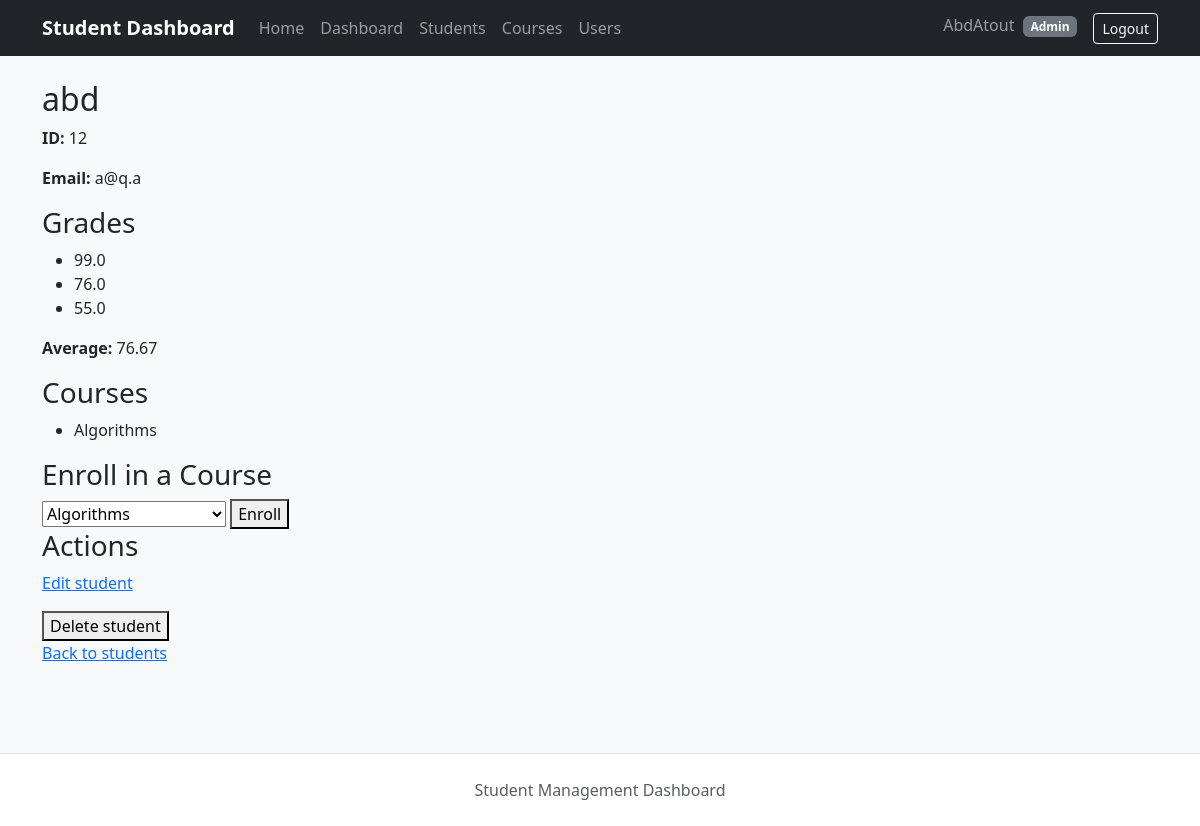
Screenshot of /students/12 (signed in) with the database file from the repository.
### app/models/user.py (models this page shows, shortened)
class User(UserMixin, db.Model):
    __tablename__ = "users"
    id = db.Column(
        db.Integer,
        primary_key=True,
    )
    username = db.Column(
        db.String(100),
        unique=True,
        nullable=False,
    )
    role = db.Column(
        db.String(20),
        nullable=False,
        default="student",
        server_default="student",
    )
    profile_picture = db.Column(
        db.String(255),
        nullable=True,
        default=None,
    )
    profile_picture = db.Column(
        db.String(255),
        nullable=True,
        default=None,
    )
    password_hash = db.Column(
        db.String(255),
        nullable=False,
    )

### app/models/student.py (models this page shows)
class Student(db.Model):
    __tablename__ = "students"
    student_id = db.Column(
        db.Integer,
        primary_key=True,
    )
    name = db.Column(
        db.String(100),
        nullable=False,
    )
    email = db.Column(
        db.String(255),
        unique=True,
        nullable=False,
    )
    grades = db.Column(
        db.String(255),
        nullable=False,
        default="",
    )
    courses = db.relationship(
        "Course",
        secondary=student_courses,
        back_populates="students",
        passive_deletes=True,
    )
    def get_grades(self):
        if not self.grades:
            return []
        return [
            float(grade.strip()) for grade in self.grades.split(",") if grade.strip()
        ]
    @property
    def average(self):
        grades = self.get_grades()
        if not grades:
            return 0.0
        return round(sum(grades) / len(grades), 2)

### app/models/course.py (models this page shows)
class Course(db.Model):
    __tablename__ = "courses"
    id = db.Column(
        db.Integer,
        primary_key=True,
    )
    name = db.Column(
        db.String(100),
        unique=True,
        nullable=False,
    )
    students = db.relationship(
        "Student",
        secondary=student_courses,
        back_populates="courses",
        passive_deletes=True,
    )

### app/routes/students.py (the view)
@students_bp.route("/students/<int:student_id>")
@login_required
def student_detail(student_id):
    student = db.session.get(Student, student_id)
    if student is None:
        abort(404)
    statement = db.select(Course).order_by(Course.name)
    courses = db.session.execute(statement).scalars().all()
    return render_template(
        "student_detail.html",
        student=student,
        courses=courses,
    )

### app/templates/student_detail.html (shortened to what this page needs)
{% extends "base.html" %}
{% block content %}
<h2>{{ student.name }}</h2>
<p><strong>ID:</strong> {{ student.student_id }}</p>
<p><strong>Email:</strong> {{ student.email }}</p>
<h3>Grades</h3>
{% if student.get_grades() %}
<ul>
    {% for grade in student.get_grades() %}
        <li>{{ grade }}</li>
    {% endfor %}
</ul>
<p><strong>Average:</strong> {{ student.average }}</p>
{% else %}
<p>No grades available.</p>
{% endif %}
<h3>Courses</h3>
{% if student.courses %}
<ul>
    {% for course in student.courses %}
        <li>{{ course.name }}</li>
    {% endfor %}
</ul>
{% else %}
<p>This student is not enrolled in any courses.</p>
{% endif %}
<h3>Enroll in a Course</h3>
{% if courses %}
<form
    method="POST"
    action="{{ url_for(
        'students.enroll_student',
        student_id=student.student_id
    ) }}"
>
    <select name="course_id" required>
        {% for course in courses %}
            <option value="{{ course.id }}">
                {{ course.name }}
            </option>
        {% endfor %}
    </select>
    <button type="submit">Enroll</button>
</form>
{% else %}
<p>Add a course before enrolling this student.</p>
{% endif %}
<h3>Actions</h3>
<p>
    <a href="{{ url_for(
        'students.edit_student',
        student_id=student.student_id
    ) }}">
        Edit student
    </a>
</p>
<form
    method="POST"
    action="{{ url_for(
        'students.delete_student',
        student_id=student.student_id
    ) }}"
>
    <button type="submit">Delete student</button>
</form>
<p>
    <a href="{{ url_for('students.student_list') }}">
        Back to students
    </a>
</p>
{% endblock %}

### app/templates/base.html (shortened to what this page needs)
<!DOCTYPE html>
<html lang="en">
<head>
    <link
        href="https://cdn.jsdelivr.net/npm/bootstrap@5.3.3/dist/css/bootstrap.min.css"
        rel="stylesheet"
    >
    <link
        rel="stylesheet"
        href="{{ url_for('static', filename='css/style.css') }}"
    >
</head>
<body class="bg-light">
    <nav class="navbar navbar-expand-lg navbar-dark bg-dark">
        <div class="container">
            <a
                class="navbar-brand fw-bold"
                href="{{ url_for('students.home') }}"
            >
                Student Dashboard
            </a>
            <div
                class="collapse navbar-collapse"
                id="mainNavbar"
            >
                <ul class="navbar-nav me-auto mb-2 mb-lg-0">
                    <li class="nav-item">
                        <a
                            class="nav-link"
                            href="{{ url_for('students.home') }}"
                        >
                            Home
                        </a>
                    </li>
                    {% if current_user.is_authenticated %}
                        <li class="nav-item">
                            <a
                                class="nav-link"
                                href="{{ url_for('auth.dashboard') }}"
                            >
                                Dashboard
                            </a>
                        </li>
                        <li class="nav-item">
                            <a
                                class="nav-link"
                                href="{{ url_for('students.student_list') }}"
                            >
                                Students
                            </a>
                        </li>
                        <li class="nav-item">
                            <a
                                class="nav-link"
                                href="{{ url_for('courses.course_list') }}"
                            >
                                Courses
                            </a>
                        </li>
                        {% if current_user.role == "admin" %}
                        <li class="nav-item">
                            <a
                                class="nav-link"
                                href="{{ url_for('users.user_list') }}"
                            >
                                Users
                            </a>
                        </li>
                        {% endif %}
                    {% endif %}
                </ul>
                <ul class="navbar-nav">
                    {% if current_user.is_authenticated %}
                        <li class="nav-item">
                            <span class="navbar-text me-3">
                                {{ current_user.username }}
                                <span class="badge bg-secondary ms-1">
                                    {{ current_user.role|capitalize }}
                                </span>
                            </span>
                        </li>
                        <li class="nav-item">
                            <a
                                class="btn btn-outline-light btn-sm"
                                href="{{ url_for('auth.logout') }}"
                            >
                                Logout
                            </a>
                        </li>
                    {% endif %}
                </ul>
            </div>
        </div>
    </nav>
    <div class="container py-4">
        <main>
            {% block content %}{% endblock %}
        </main>
    </div>
    <footer class="border-top py-4 mt-5 bg-white">
        <div class="container text-center text-muted">
            Student Management Dashboard
        </div>
    </footer>
</body>
</html>

### app/static/css/style.css (style rules this page uses)
body { min-height: 100vh; }
main { min-height: 70vh; }

### rows the page displays
User: username "AbdAtout", role "Admin"
Student: name "abd", student_id "12", email "a@q.a", average "76.67"
Course: name "Algorithms"

### other values shown
{{ grade }} "99.0" "76.0" "55.0"
form field course_id "Algorithms"
